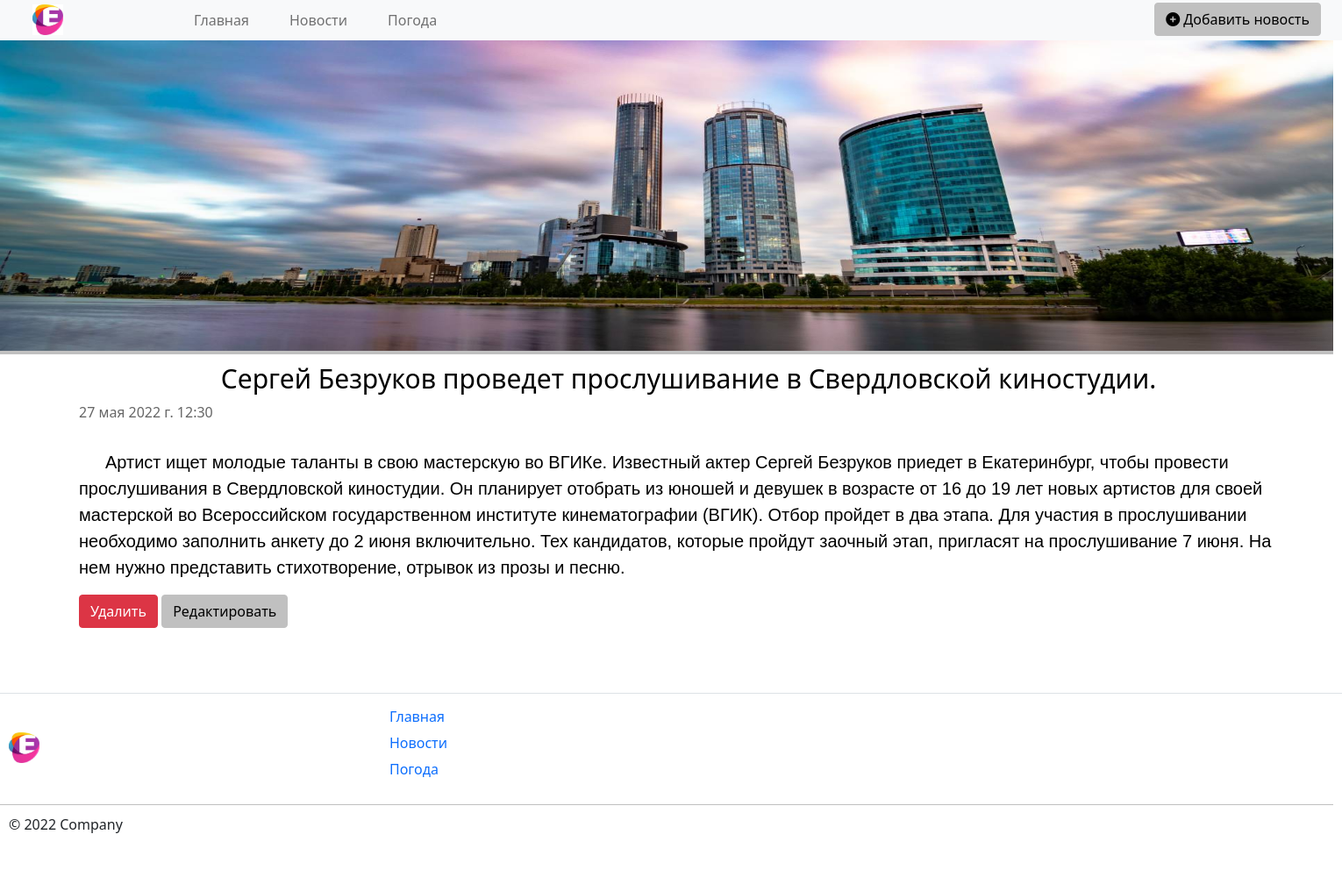
The app's page /news/9 with its own data.
### news/models.py (models this page shows, shortened)
class News(models.Model):
    title = models.CharField('Название', max_length=100)
    anons = models.CharField('Анонс', max_length=200)
    full_text = models.TextField('Статья')
    date = models.DateTimeField('Дата публикации')
    class Meta:
        verbose_name = 'Новость'
        verbose_name_plural = 'Новости'

### news/views.py (the view)
# urls.py: path('<int:pk>', views.NewsDetailViews.as_view(), name='news-detail'),
class NewsDetailViews(DetailView):
    model = News
    template_name = 'news/details_news.html'
    context_object_name = 'news'

### news/templates/news/details_news.html (shortened to what this page needs)
{% extends 'main/base.html' %}
{% block content %}
    <div class="features">
        <h1>{{ news.title }}</h1>
        <data>{{ news.date }}</data>
        <p>{{ news.full_text }}</p>
        <a href="{% url 'news-delete' news.id %}" class="btn btn-danger">Удалить</a>
        <a href="{% url 'news-update' news.id %}" class="btn btn-info">Редактировать</a>
    </div>
{% endblock %}

### main/static/main/css/main.css (style rules this page uses)
h1 { font-size: 30px; font-family: 'Arial' bold; color: black; text-align: center; }
p { margin-top: 30px; text-indent: 1.5em; text-align: justify; font-size: 20px; font-family: 'Arial'; color: black; text-align: left; }
.btn-info { background-color: #C0C0C0; border-color: #C0C0C0; }
data { margin-top: 10px; color: #666; margin-right: 20px; }

### records on screen
News: title "Сергей Безруков проведет прослушивание в Свердловской киностудии.", date "27 мая 2022 г. 12:30", full_text "Артист ищет молодые таланты в свою мастерскую во ВГИКе. Известный актер Сергей Безруков приедет в Екатеринбург, чтобы провести прослушивания в Свердловской киностудии. Он планирует отобрать из юношей и девушек в возрасте от 16 до 19 лет новых артистов для своей мастерской во Всероссийском государственном институте кинематографии (ВГИК). Отбор пройдет в два этапа. Для участия в прослушивании необходимо заполнить анкету до 2 июня включительно. Тех кандидатов, которые пройдут заочный этап, пригласят на прослушивание 7 июня. На нем нужно представить стихотворение, отрывок из прозы и песню."
